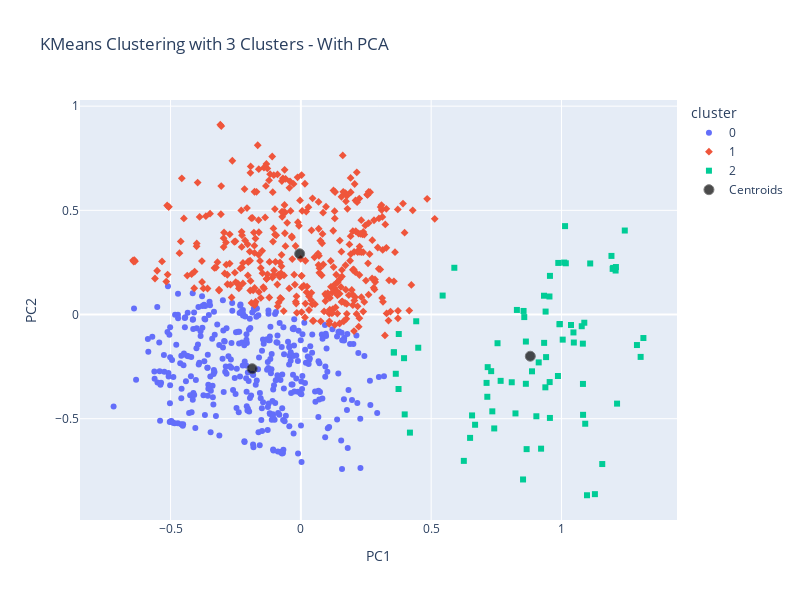

Notebook cell for this chart:
### Markdown cell above
No gráfico abaixo é possivel averiguar a distribuição de 3 clusters com os seus respetivos centroides. Através de uma análise aos dados podemos concluir que existem dados considerados outliers, nomeadamente alguns dados que foram agregados ao cluster.</br>
Ao analisar melhor os outliers podemos ver que a maior parte destes valores são Pokémons na sua forma <i>Mega</i>, que é uma forma temporária adicionada na geração VI onde os atributos são aumentados e até algumas das suas habilidades podem ter o seu tipo alterado. Podemos então concluir que os Pokémons nesta forma são os com maior próximidade do cluster 2, mas que são considerados outliers ou pertecem a um cluster diferente.

### Code cell
# Get the centroids
centers = model.cluster_centers_

# Plot using Plotly Express
fig = px.scatter(df_PCA, x=df_PCA['PC1'], y=df_PCA['PC2'], color='cluster', symbol='cluster',
                 title=f'KMeans Clustering with {num_clusters} Clusters - With PCA',
                 color_continuous_scale=px.colors.qualitative.Vivid, width=800, height=600,hover_data=['Name', 'Total', 'Type 1', 'Type 2', 'Legendary'])

# Add centroids as scatter points
centroid_fig = fig.add_scatter(x=centers[:, 0], y=centers[:, 1], mode='markers',
                               marker=dict(size=10, color='black', symbol='circle', line=dict(width=1)), name = 'Centroids', opacity = 0.7)

# Show the plot with centroids
centroid_fig.show()

### Figure 1 — Plotly figure (JSON) as saved in the notebook; plotly's stock layout.template omitted (floating-point values rounded to 4 significant figures; data arrays with more than 128 entries replaced by an {"elided": "..."} marker saying what was removed)
{"data": [{"customdata": {"elided": "354x5 mixed values"}, "hovertemplate": "cluster=0<br>PC1=%{x}<br>PC2=%{y}<br>Name=%{customdata[0]}<br>Total=%{customdata[1]}<br>Type 1=%{customdata[2]}<br>Type 2=%{customdata[3]}<br>Legendary=%{customdata[4]}<extra></extra>", "legendgroup": "0", "marker": {"color": "#636efa", "symbol": "circle"}, "mode": "markers", "name": "0", "orientation": "v", "showlegend": true, "type": "scatter", "x": {"elided": "354 float values"}, "xaxis": "x", "y": {"elided": "354 float values"}, "yaxis": "y"}, {"customdata": {"elided": "369x5 mixed values"}, "hovertemplate": "cluster=1<br>PC1=%{x}<br>PC2=%{y}<br>Name=%{customdata[0]}<br>Total=%{customdata[1]}<br>Type 1=%{customdata[2]}<br>Type 2=%{customdata[3]}<br>Legendary=%{customdata[4]}<extra></extra>", "legendgroup": "1", "marker": {"color": "#EF553B", "symbol": "diamond"}, "mode": "markers", "name": "1", "orientation": "v", "showlegend": true, "type": "scatter", "x": {"elided": "369 float values"}, "xaxis": "x", "y": {"elided": "369 float values"}, "yaxis": "y"}, {"customdata": {"elided": "77x5 mixed values"}, "hovertemplate": "cluster=2<br>PC1=%{x}<br>PC2=%{y}<br>Name=%{customdata[0]}<br>Total=%{customdata[1]}<br>Type 1=%{customdata[2]}<br>Type 2=%{customdata[3]}<br>Legendary=%{customdata[4]}<extra></extra>", "legendgroup": "2", "marker": {"color": "#00cc96", "symbol": "square"}, "mode": "markers", "name": "2", "orientation": "v", "showlegend": true, "type": "scatter", "x": [0.6494, 0.7303, 0.7155, 0.8526, 1.128, 1.098, 0.7547, 0.717, 0.6254, 0.4186, 0.8664, 0.9548, 0.4505, 0.4427, 0.3748, 0.3643, 0.5441, 0.3985, 0.657, 0.7126, 0.6686, 0.829, 1.037, 0.8546, 1.078, 0.9218, 1.157, 0.9382, 1.213, 1.088, 1.314, 0.742, 0.9037, 0.9557, 0.7346, 0.8236, 0.5889, 0.396, 0.7666, 0.8092, 0.8634, 1.083, 1.091, 0.8573, 0.9865, 1.047, 1.082, 0.9558, 0.8635, 0.9335, 1.082, 0.941, 0.3757, 0.887, 0.9127, 0.9392, 0.954, 0.933, 1.01, 1.017, 1.198, 1.209, 0.9926, 0.9936, 1.11, 1.196, 1.208, 0.3569, 0.3569, 1.192, 1.243, 1.014, 1.005, 1.304, 1.046, 1.29, 0.9878], "xaxis": "x", "y": [-0.5921, -0.2718, -0.3949, -0.7918, -0.8622, -0.8675, -0.1378, -0.2526, -0.7025, -0.5668, -0.6461, -0.3243, -0.1594, -0.03244, -0.3575, -0.2844, 0.09095, -0.4794, -0.4843, -0.3282, -0.5291, 0.02196, -0.05023, 0.01712, -0.05616, -0.6439, -0.7177, -0.3495, -0.4277, -0.03943, -0.1129, -0.5468, -0.4884, -0.4964, -0.4648, -0.4747, 0.2243, -0.2096, -0.3184, -0.3252, -0.3325, -0.4814, -0.5242, -0.0123, -0.2952, -0.1344, -0.1398, 0.1854, -0.1297, -0.136, -0.3331, -0.2044, -0.09367, -0.2726, -0.2299, 0.01412, 0.08653, 0.0902, 0.2493, 0.2459, 0.2237, 0.2279, -0.04677, -0.04537, 0.245, 0.2191, 0.2111, -0.1818, -0.1818, 0.2813, 0.4031, 0.4242, -0.1205, -0.2034, -0.08605, -0.1465, 0.2476], "yaxis": "y"}, {"marker": {"color": "black", "line": {"width": 1}, "size": 10, "symbol": "circle"}, "mode": "markers", "name": "Centroids", "opacity": 0.7, "type": "scatter", "x": [-0.1867, -0.004576, 0.8804], "y": [-0.2602, 0.2913, -0.2001]}], "layout": {"height": 600, "legend": {"title": {"text": "cluster"}, "tracegroupgap": 0}, "title": {"text": "KMeans Clustering with 3 Clusters - With PCA"}, "width": 800, "xaxis": {"anchor": "y", "domain": [0, 1], "title": {"text": "PC1"}}, "yaxis": {"anchor": "x", "domain": [0, 1], "title": {"text": "PC2"}}}}
